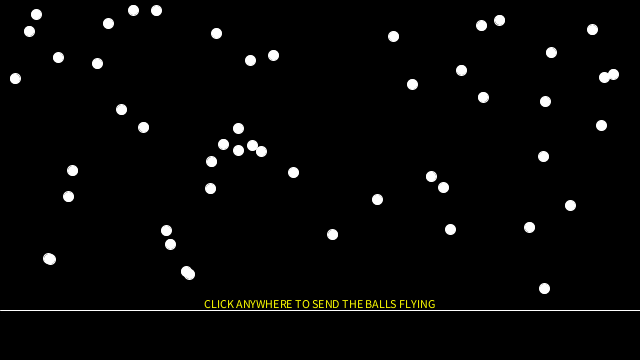
Frame 1 (no input)
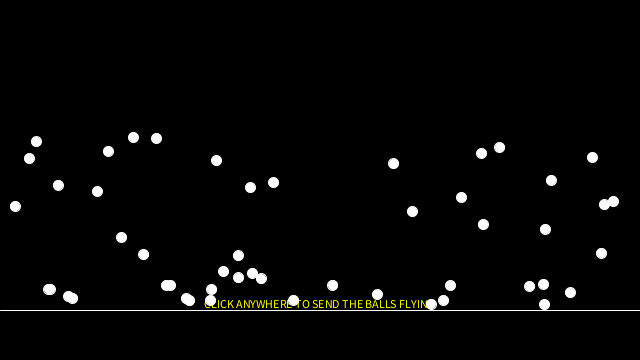
Frame 60 (the mouse pressed at the canvas centre just before this capture)
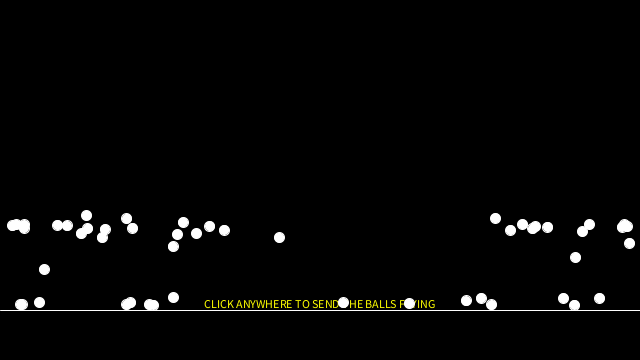
Frame 120 (the mouse held since frame 60 and released just before this capture)

The Processing sketch that drew these frames (run headless with seeded random() and noise(); from frame 60 on, the mouse is pressed at the canvas centre):

// Processing sketch: Problem5
// ── Problem5.pde
// BOUNCING BALLS Physics Simulation
// Click anywhere to apply an impulse to the neighbouring balls


final float floor_y=310, up_y=5; // y-constraints
final float left_x=5, right_x=635; // x-constraints
final int N=50; // number of balls
final float g=20; // acceleration due to gravity
final float e=0.6; // coefficient of restitution
final float delta_t=0.06; // time interval
final float J=100; // impulse
final float size=10; // size of balls : radius is size/2
float[] pos_x=new float[N];
float[] pos_y=new float[N];
float[] vel_x=new float[N];
float[] vel_y=new float[N];
boolean click=false;
float click_x, click_y;

void setup() {
  size(640, 360);
  for (int i=0; i<N; ++i) {
    vel_x[i]=0.0002; 
    vel_y[i]=0.0002;
    pos_x[i]=random(left_x,right_x);
    pos_y[i]=random(up_y,floor_y);
  }
  background(0);
  stroke(255,255,255);
  line(0,floor_y,640,floor_y);
}
void draw() {
  background(0);
  line(0,floor_y,640,floor_y);
  // update positions and velocities
  for (int i=0; i<N; ++i) {
    pos_x[i]+=vel_x[i]*delta_t;
    pos_y[i]+=vel_y[i]*delta_t;
    if(abs(vel_x[i])<0.0001) vel_x[i]=0;
    if(abs(vel_y[i])<0.0001) vel_y[i]=0;
    if (pos_x[i]-size/2<left_x) {
      pos_x[i]=left_x+size/2;
      vel_x[i]=-1*e*vel_x[i];
    }
    if (pos_x[i]+size/2>right_x) {
      pos_x[i]=right_x-size/2;
      vel_x[i]=-1*e*vel_x[i];
    }
    if (pos_y[i]-size/2<up_y) {
      pos_y[i]=up_y+size/2;
      vel_y[i]=-1*e*vel_y[i];
    }
    if (pos_y[i]+size/2>floor_y) {
      pos_y[i]=floor_y-size/2;
      vel_y[i]=-1*e*vel_y[i];
    }
  }
  // draw all balls
  fill(255,255,0);
  textAlign(CENTER,BOTTOM);
  text("CLICK ANYWHERE TO SEND THE BALLS FLYING",320,floor_y);
  fill(255,255,255);
  for (int i=0; i<N; ++i) {
    ellipse(pos_x[i], pos_y[i], size, size);
  }
  if (click) {
    // update velocities - apply impulse
    for (int i=0; i<N; ++i) {
      float d=dist(click_x, click_y, pos_x[i], pos_y[i]);
      if(d==0) d=1;
      float theta=atan2(click_y-pos_y[i],pos_x[i]-click_x);
      vel_x[i]+=J*cos(theta)*25/d;
      vel_y[i]-=J*sin(theta)*25/d;
    }
  } else {
    // update velocities - apply gravity
    for (int i=0; i<N; ++i) {
      vel_y[i]=vel_y[i]+g*delta_t;
    }
  }

  click=false;
}

void mousePressed() {
  if (mouseX<right_x && mouseX>left_x && mouseY<360 && mouseY>0) {
    click=true;
    click_x=mouseX; 
    click_y=mouseY;
    stroke(255,0,0); fill(0,0,0);
    ellipse(mouseX,mouseY,50,50);
    stroke(255,255,255); fill(255,255,255);
  }
}
